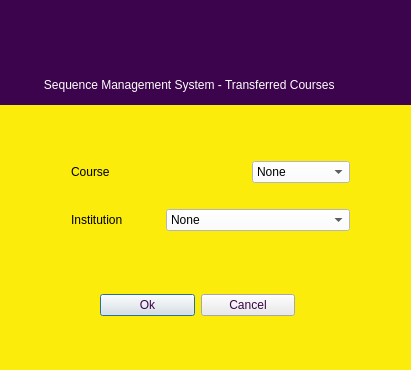
<?xml version="1.0" encoding="UTF-8"?>
<ui version="4.0">
 <class>Transferdialog</class>
 <widget class="QDialog" name="Transferdialog">
  <property name="geometry">
   <rect>
    <x>0</x>
    <y>0</y>
    <width>411</width>
    <height>370</height>
   </rect>
  </property>
  <property name="minimumSize">
   <size>
    <width>411</width>
    <height>370</height>
   </size>
  </property>
  <property name="maximumSize">
   <size>
    <width>411</width>
    <height>370</height>
   </size>
  </property>
  <property name="windowTitle">
   <string>Transferdialog</string>
  </property>
  <property name="styleSheet">
   <string notr="true">background-color: rgb(252, 236, 12);</string>
  </property>
  <widget class="QLabel" name="label_4">
   <property name="geometry">
    <rect>
     <x>-6</x>
     <y>64</y>
     <width>421</width>
     <height>41</height>
    </rect>
   </property>
   <property name="styleSheet">
    <string notr="true">color: rgb(255, 255, 255);
background-color: rgb(60, 4, 76);</string>
   </property>
   <property name="text">
    <string>               Sequence Management System - Transferred Courses</string>
   </property>
  </widget>
  <widget class="QWidget" name="layoutWidget">
   <property name="geometry">
    <rect>
     <x>100</x>
     <y>290</y>
     <width>195</width>
     <height>30</height>
    </rect>
   </property>
   <layout class="QHBoxLayout" name="horizontalLayout_3">
    <item>
     <widget class="QPushButton" name="okButton">
      <property name="styleSheet">
       <string notr="true">color: rgb(60, 4, 76);
background-color: rgb(234, 234, 234);</string>
      </property>
      <property name="text">
       <string>Ok</string>
      </property>
     </widget>
    </item>
    <item>
     <widget class="QPushButton" name="cancelButton">
      <property name="styleSheet">
       <string notr="true">color: rgb(60, 4, 76);
background-color: rgb(234, 234, 234);</string>
      </property>
      <property name="text">
       <string>Cancel</string>
      </property>
     </widget>
    </item>
   </layout>
  </widget>
  <widget class="QLabel" name="label_3">
   <property name="geometry">
    <rect>
     <x>0</x>
     <y>0</y>
     <width>411</width>
     <height>71</height>
    </rect>
   </property>
   <property name="styleSheet">
    <string notr="true">image: url(:/Images/Images/ublogo.png);
background-color: rgb(60, 4, 76);</string>
   </property>
   <property name="text">
    <string/>
   </property>
  </widget>
  <widget class="QWidget" name="layoutWidget">
   <property name="geometry">
    <rect>
     <x>71</x>
     <y>141</y>
     <width>279</width>
     <height>111</height>
    </rect>
   </property>
   <layout class="QGridLayout" name="gridLayout">
    <item row="1" column="0">
     <layout class="QHBoxLayout" name="horizontalLayout_4">
      <item>
       <widget class="QLabel" name="label">
        <property name="text">
         <string>Institution</string>
        </property>
       </widget>
      </item>
      <item>
       <spacer name="horizontalSpacer_3">
        <property name="orientation">
         <enum>Qt::Horizontal</enum>
        </property>
        <property name="sizeHint" stdset="0">
         <size>
          <width>18</width>
          <height>20</height>
         </size>
        </property>
       </spacer>
      </item>
      <item>
       <widget class="QComboBox" name="institutionComboBox">
        <property name="styleSheet">
         <string notr="true">background-color: rgb(255, 255, 255);</string>
        </property>
        <item>
         <property name="text">
          <string>None</string>
         </property>
        </item>
        <item>
         <property name="text">
          <string>Galen University</string>
         </property>
        </item>
        <item>
         <property name="text">
          <string>Muffles Junior College</string>
         </property>
        </item>
        <item>
         <property name="text">
          <string>St. John's Junior College</string>
         </property>
        </item>
        <item>
         <property name="text">
          <string>Corozal Junior College</string>
         </property>
        </item>
        <item>
         <property name="text">
          <string>Corozal Community College</string>
         </property>
        </item>
       </widget>
      </item>
     </layout>
    </item>
    <item row="0" column="0">
     <layout class="QHBoxLayout" name="horizontalLayout">
      <item>
       <widget class="QLabel" name="chooseSequenceLabel">
        <property name="text">
         <string>Course</string>
        </property>
       </widget>
      </item>
      <item>
       <spacer name="horizontalSpacer">
        <property name="orientation">
         <enum>Qt::Horizontal</enum>
        </property>
        <property name="sizeHint" stdset="0">
         <size>
          <width>98</width>
          <height>20</height>
         </size>
        </property>
       </spacer>
      </item>
      <item>
       <widget class="QComboBox" name="courseComboBox">
        <property name="styleSheet">
         <string notr="true">background-color: rgb(255, 255, 255);</string>
        </property>
        <item>
         <property name="text">
          <string>None</string>
         </property>
        </item>
        <item>
         <property name="text">
          <string>CMPS1134</string>
         </property>
        </item>
        <item>
         <property name="text">
          <string>CMPS1131</string>
         </property>
        </item>
        <item>
         <property name="text">
          <string>MATH1151</string>
         </property>
        </item>
        <item>
         <property name="text">
          <string>MATH1201</string>
         </property>
        </item>
        <item>
         <property name="text">
          <string>ENGL1014</string>
         </property>
        </item>
        <item>
         <property name="text">
          <string>CMSP1171</string>
         </property>
        </item>
        <item>
         <property name="text">
          <string>CMPS1232</string>
         </property>
        </item>
        <item>
         <property name="text">
          <string>CMPS1211</string>
         </property>
        </item>
        <item>
         <property name="text">
          <string>PHIL1014</string>
         </property>
        </item>
        <item>
         <property name="text">
          <string>MATH1302</string>
         </property>
        </item>
        <item>
         <property name="text">
          <string>ENG1025</string>
         </property>
        </item>
        <item>
         <property name="text">
          <string>PHYS1015</string>
         </property>
        </item>
        <item>
         <property name="text">
          <string>PHYS1015L</string>
         </property>
        </item>
        <item>
         <property name="text">
          <string>CMPS2131</string>
         </property>
        </item>
        <item>
         <property name="text">
          <string>CMPS2111</string>
         </property>
        </item>
        <item>
         <property name="text">
          <string>CMPS2151</string>
         </property>
        </item>
        <item>
         <property name="text">
          <string>CMPS2242</string>
         </property>
        </item>
        <item>
         <property name="text">
          <string>ENGL1035</string>
         </property>
        </item>
        <item>
         <property name="text">
          <string>MATH2201</string>
         </property>
        </item>
        <item>
         <property name="text">
          <string>CMPS2212</string>
         </property>
        </item>
        <item>
         <property name="text">
          <string>CMPS2232</string>
         </property>
        </item>
        <item>
         <property name="text">
          <string>MGMT1014</string>
         </property>
        </item>
        <item>
         <property name="text">
          <string>PSYC1014</string>
         </property>
        </item>
        <item>
         <property name="text">
          <string>HIST1014</string>
         </property>
        </item>
        <item>
         <property name="text">
          <string>CMPS1192</string>
         </property>
        </item>
        <item>
         <property name="text">
          <string>CMPS2992</string>
         </property>
        </item>
        <item>
         <property name="text">
          <string>SOCL1014</string>
         </property>
        </item>
        <item>
         <property name="text">
          <string>SPAN1025</string>
         </property>
        </item>
        <item>
         <property name="text">
          <string>ECON1014</string>
         </property>
        </item>
       </widget>
      </item>
     </layout>
    </item>
   </layout>
  </widget>
 </widget>
 <resources/>
 <connections/>
</ui>
